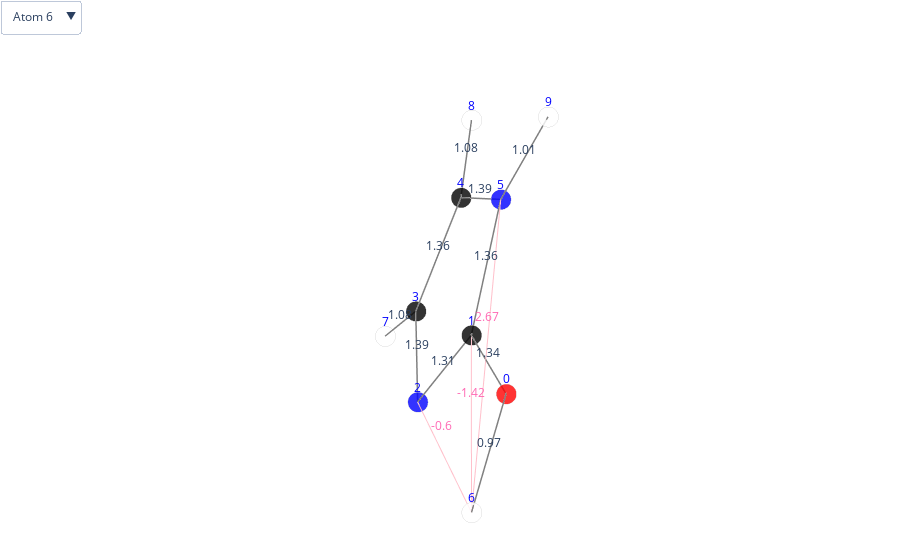

Notebook source saved alongside this figure:
### Code cell
molecule_name = 'dsgdb9nsd_000200'
print(molecule_name)
plot_interactions(molecule_name, structures, train)

### Figure 1 — Plotly figure (JSON) as saved in the notebook; plotly's stock layout.template omitted (floating-point values rounded to 4 significant figures)
{"data": [{"marker": {"color": ["red", "black", "blue", "black", "black", "blue", "white", "white", "white", "white"], "line": {"color": "lightgray", "width": 2}, "opacity": 0.8, "size": 7, "symbol": "circle"}, "mode": "markers", "name": "", "text": ["O", "C", "N", "C", "C", "N", "H", "H", "H", "H"], "type": "scatter3d", "x": [0.1116, 0.07474, 0.1056, 0.04379, -0.024, -0.002851, 0.1655, 0.0523, -0.08321, -0.038], "y": [1.314, -0.02176, -0.6923, -2.022, -2.128, -0.8158, 1.678, -2.817, -2.967, -0.5034], "z": [0.1707, 0.02568, -1.094, -0.7015, 0.6556, 1.122, -0.7221, -1.43, 1.327, 2.077]}, {"hoverinfo": "none", "line": {"width": 3}, "marker": {"color": "grey", "opacity": 1, "size": 7}, "mode": "lines", "type": "scatter3d", "x": [0.1116, 0.07474, null, 0.07474, 0.1056, null, 0.1056, 0.04379, null, 0.04379, -0.024, null, -0.024, -0.002851, null, 0.07474, -0.002851, null, 0.04379, 0.0523, null, -0.08321, -0.024, null, -0.038, -0.002851, null, 0.1116, 0.1655, null], "y": [1.314, -0.02176, null, -0.02176, -0.6923, null, -0.6923, -2.022, null, -2.022, -2.128, null, -2.128, -0.8158, null, -0.02176, -0.8158, null, -2.022, -2.817, null, -2.967, -2.128, null, -0.5034, -0.8158, null, 1.314, 1.678, null], "z": [0.1707, 0.02568, null, 0.02568, -1.094, null, -1.094, -0.7015, null, -0.7015, 0.6556, null, 0.6556, 1.122, null, 0.02568, 1.122, null, -0.7015, -1.43, null, 1.327, 0.6556, null, 2.077, 1.122, null, 0.1707, -0.7221, null]}, {"hoverinfo": "none", "marker": {"color": "pink", "opacity": 0.5, "size": 7}, "mode": "lines", "type": "scatter3d", "visible": true, "x": [0.1655, 0.07474, null, 0.1655, 0.1056, null, 0.1655, -0.002851, null], "y": [1.678, -0.02176, null, 1.678, -0.6923, null, 1.678, -0.8158, null], "z": [-0.7221, 0.02568, null, -0.7221, -1.094, null, -0.7221, 1.122, null]}, {"hoverinfo": "none", "marker": {"color": "pink", "opacity": 0.5, "size": 7}, "mode": "lines", "type": "scatter3d", "visible": false, "x": [0.0523, 0.07474, null, 0.0523, 0.1056, null, 0.0523, 0.04379, null, 0.0523, -0.024, null, 0.0523, -0.002851, null, 0.0523, -0.08321, null], "y": [-2.817, -0.02176, null, -2.817, -0.6923, null, -2.817, -2.022, null, -2.817, -2.128, null, -2.817, -0.8158, null, -2.817, -2.967, null], "z": [-1.43, 0.02568, null, -1.43, -1.094, null, -1.43, -0.7015, null, -1.43, 0.6556, null, -1.43, 1.122, null, -1.43, 1.327, null]}, {"hoverinfo": "none", "marker": {"color": "pink", "opacity": 0.5, "size": 7}, "mode": "lines", "type": "scatter3d", "visible": false, "x": [-0.08321, 0.07474, null, -0.08321, 0.1056, null, -0.08321, 0.04379, null, -0.08321, -0.024, null, -0.08321, -0.002851, null, -0.08321, -0.038, null], "y": [-2.967, -0.02176, null, -2.967, -0.6923, null, -2.967, -2.022, null, -2.967, -2.128, null, -2.967, -0.8158, null, -2.967, -0.5034, null], "z": [1.327, 0.02568, null, 1.327, -1.094, null, 1.327, -0.7015, null, 1.327, 0.6556, null, 1.327, 1.122, null, 1.327, 2.077, null]}, {"hoverinfo": "none", "marker": {"color": "pink", "opacity": 0.5, "size": 7}, "mode": "lines", "type": "scatter3d", "visible": false, "x": [-0.038, 0.07474, null, -0.038, 0.1056, null, -0.038, 0.04379, null, -0.038, -0.024, null, -0.038, -0.002851, null], "y": [-0.5034, -0.02176, null, -0.5034, -0.6923, null, -0.5034, -2.022, null, -0.5034, -2.128, null, -0.5034, -0.8158, null], "z": [2.077, 0.02568, null, 2.077, -1.094, null, 2.077, -0.7015, null, 2.077, 0.6556, null, 2.077, 1.122, null]}], "layout": {"margin": {"b": 0, "l": 0, "r": 0, "t": 0}, "scene": {"annotations": [{"font": {"color": "blue"}, "showarrow": false, "text": "0", "x": 0.1116, "y": 1.314, "yshift": 15, "z": 0.1707}, {"font": {"color": "blue"}, "showarrow": false, "text": "1", "x": 0.07474, "y": -0.02176, "yshift": 15, "z": 0.02568}, {"font": {"color": "blue"}, "showarrow": false, "text": "2", "x": 0.1056, "y": -0.6923, "yshift": 15, "z": -1.094}, {"font": {"color": "blue"}, "showarrow": false, "text": "3", "x": 0.04379, "y": -2.022, "yshift": 15, "z": -0.7015}, {"font": {"color": "blue"}, "showarrow": false, "text": "4", "x": -0.024, "y": -2.128, "yshift": 15, "z": 0.6556}, {"font": {"color": "blue"}, "showarrow": false, "text": "5", "x": -0.002851, "y": -0.8158, "yshift": 15, "z": 1.122}, {"font": {"color": "blue"}, "showarrow": false, "text": "6", "x": 0.1655, "y": 1.678, "yshift": 15, "z": -0.7221}, {"font": {"color": "blue"}, "showarrow": false, "text": "7", "x": 0.0523, "y": -2.817, "yshift": 15, "z": -1.43}, {"font": {"color": "blue"}, "showarrow": false, "text": "8", "x": -0.08321, "y": -2.967, "yshift": 15, "z": 1.327}, {"font": {"color": "blue"}, "showarrow": false, "text": "9", "x": -0.038, "y": -0.5034, "yshift": 15, "z": 2.077}, {"showarrow": false, "text": "1.34", "x": 0.09315, "y": 0.6463, "yshift": 10, "z": 0.09817}, {"showarrow": false, "text": "1.31", "x": 0.09018, "y": -0.357, "yshift": 10, "z": -0.5339}, {"showarrow": false, "text": "1.39", "x": 0.0747, "y": -1.357, "yshift": 10, "z": -0.8975}, {"showarrow": false, "text": "1.36", "x": 0.009891, "y": -2.075, "yshift": 10, "z": -0.02293}, {"showarrow": false, "text": "1.39", "x": -0.01343, "y": -1.472, "yshift": 10, "z": 0.8889}, {"showarrow": false, "text": "1.36", "x": 0.03594, "y": -0.4188, "yshift": 10, "z": 0.574}, {"showarrow": false, "text": "1.08", "x": 0.04804, "y": -2.419, "yshift": 10, "z": -1.066}, {"showarrow": false, "text": "1.08", "x": -0.05361, "y": -2.547, "yshift": 10, "z": 0.9912}, {"showarrow": false, "text": "1.01", "x": -0.02043, "y": -0.6596, "yshift": 10, "z": 1.6}, {"showarrow": false, "text": "0.97", "x": 0.1385, "y": 1.496, "yshift": 10, "z": -0.2757}, {"font": {"color": "hotpink"}, "showarrow": false, "text": "-1.42", "x": 0.1201, "y": 0.8281, "yshift": 25, "z": -0.3482}, {"font": {"color": "hotpink"}, "showarrow": false, "text": "-0.6", "x": 0.1356, "y": 0.4928, "yshift": 25, "z": -0.9078}, {"font": {"color": "hotpink"}, "showarrow": false, "text": "2.67", "x": 0.08134, "y": 0.4311, "yshift": 25, "z": 0.2001}], "xaxis": {"showbackground": false, "showgrid": false, "showticklabels": false, "title": {"font": {"color": "white"}}, "zeroline": false}, "yaxis": {"showbackground": false, "showgrid": false, "showticklabels": false, "title": {"font": {"color": "white"}}, "zeroline": false}, "zaxis": {"showbackground": false, "showgrid": false, "showticklabels": false, "title": {"font": {"color": "white"}}, "zeroline": false}}, "showlegend": false, "updatemenus": [{"buttons": [{"args": [{"visible": [true, true, true, false, false, false]}, {"scene.annotations": [{"font": {"color": "blue"}, "showarrow": false, "text": 0, "x": 0.1116, "y": 1.314, "yshift": 15, "z": 0.1707}, {"font": {"color": "blue"}, "showarrow": false, "text": 1, "x": 0.07474, "y": -0.02176, "yshift": 15, "z": 0.02568}, {"font": {"color": "blue"}, "showarrow": false, "text": 2, "x": 0.1056, "y": -0.6923, "yshift": 15, "z": -1.094}, {"font": {"color": "blue"}, "showarrow": false, "text": 3, "x": 0.04379, "y": -2.022, "yshift": 15, "z": -0.7015}, {"font": {"color": "blue"}, "showarrow": false, "text": 4, "x": -0.024, "y": -2.128, "yshift": 15, "z": 0.6556}, {"font": {"color": "blue"}, "showarrow": false, "text": 5, "x": -0.002851, "y": -0.8158, "yshift": 15, "z": 1.122}, {"font": {"color": "blue"}, "showarrow": false, "text": 6, "x": 0.1655, "y": 1.678, "yshift": 15, "z": -0.7221}, {"font": {"color": "blue"}, "showarrow": false, "text": 7, "x": 0.0523, "y": -2.817, "yshift": 15, "z": -1.43}, {"font": {"color": "blue"}, "showarrow": false, "text": 8, "x": -0.08321, "y": -2.967, "yshift": 15, "z": 1.327}, {"font": {"color": "blue"}, "showarrow": false, "text": 9, "x": -0.038, "y": -0.5034, "yshift": 15, "z": 2.077}, {"showarrow": false, "text": 1.34, "x": 0.09315, "y": 0.6463, "yshift": 10, "z": 0.09817}, {"showarrow": false, "text": 1.31, "x": 0.09018, "y": -0.357, "yshift": 10, "z": -0.5339}, {"showarrow": false, "text": 1.39, "x": 0.0747, "y": -1.357, "yshift": 10, "z": -0.8975}, {"showarrow": false, "text": 1.36, "x": 0.009891, "y": -2.075, "yshift": 10, "z": -0.02293}, {"showarrow": false, "text": 1.39, "x": -0.01343, "y": -1.472, "yshift": 10, "z": 0.8889}, {"showarrow": false, "text": 1.36, "x": 0.03594, "y": -0.4188, "yshift": 10, "z": 0.574}, {"showarrow": false, "text": 1.08, "x": 0.04804, "y": -2.419, "yshift": 10, "z": -1.066}, {"showarrow": false, "text": 1.08, "x": -0.05361, "y": -2.547, "yshift": 10, "z": 0.9912}, {"showarrow": false, "text": 1.01, "x": -0.02043, "y": -0.6596, "yshift": 10, "z": 1.6}, {"showarrow": false, "text": 0.97, "x": 0.1385, "y": 1.496, "yshift": 10, "z": -0.2757}, {"font": {"color": "hotpink"}, "showarrow": false, "text": -1.42, "x": 0.1201, "y": 0.8281, "yshift": 25, "z": -0.3482}, {"font": {"color": "hotpink"}, "showarrow": false, "text": -0.6, "x": 0.1356, "y": 0.4928, "yshift": 25, "z": -0.9078}, {"font": {"color": "hotpink"}, "showarrow": false, "text": 2.67, "x": 0.08134, "y": 0.4311, "yshift": 25, "z": 0.2001}]}], "label": "Atom 6", "method": "update"}, {"args": [{"visible": [true, true, false, true, false, false]}, {"scene.annotations": [{"font": {"color": "blue"}, "showarrow": false, "text": 0, "x": 0.1116, "y": 1.314, "yshift": 15, "z": 0.1707}, {"font": {"color": "blue"}, "showarrow": false, "text": 1, "x": 0.07474, "y": -0.02176, "yshift": 15, "z": 0.02568}, {"font": {"color": "blue"}, "showarrow": false, "text": 2, "x": 0.1056, "y": -0.6923, "yshift": 15, "z": -1.094}, {"font": {"color": "blue"}, "showarrow": false, "text": 3, "x": 0.04379, "y": -2.022, "yshift": 15, "z": -0.7015}, {"font": {"color": "blue"}, "showarrow": false, "text": 4, "x": -0.024, "y": -2.128, "yshift": 15, "z": 0.6556}, {"font": {"color": "blue"}, "showarrow": false, "text": 5, "x": -0.002851, "y": -0.8158, "yshift": 15, "z": 1.122}, {"font": {"color": "blue"}, "showarrow": false, "text": 6, "x": 0.1655, "y": 1.678, "yshift": 15, "z": -0.7221}, {"font": {"color": "blue"}, "showarrow": false, "text": 7, "x": 0.0523, "y": -2.817, "yshift": 15, "z": -1.43}, {"font": {"color": "blue"}, "showarrow": false, "text": 8, "x": -0.08321, "y": -2.967, "yshift": 15, "z": 1.327}, {"font": {"color": "blue"}, "showarrow": false, "text": 9, "x": -0.038, "y": -0.5034, "yshift": 15, "z": 2.077}, {"showarrow": false, "text": 1.34, "x": 0.09315, "y": 0.6463, "yshift": 10, "z": 0.09817}, {"showarrow": false, "text": 1.31, "x": 0.09018, "y": -0.357, "yshift": 10, "z": -0.5339}, {"showarrow": false, "text": 1.39, "x": 0.0747, "y": -1.357, "yshift": 10, "z": -0.8975}, {"showarrow": false, "text": 1.36, "x": 0.009891, "y": -2.075, "yshift": 10, "z": -0.02293}, {"showarrow": false, "text": 1.39, "x": -0.01343, "y": -1.472, "yshift": 10, "z": 0.8889}, {"showarrow": false, "text": 1.36, "x": 0.03594, "y": -0.4188, "yshift": 10, "z": 0.574}, {"showarrow": false, "text": 1.08, "x": 0.04804, "y": -2.419, "yshift": 10, "z": -1.066}, {"showarrow": false, "text": 1.08, "x": -0.05361, "y": -2.547, "yshift": 10, "z": 0.9912}, {"showarrow": false, "text": 1.01, "x": -0.02043, "y": -0.6596, "yshift": 10, "z": 1.6}, {"showarrow": false, "text": 0.97, "x": 0.1385, "y": 1.496, "yshift": 10, "z": -0.2757}, {"font": {"color": "hotpink"}, "showarrow": false, "text": 12.59, "x": 0.06352, "y": -1.419, "yshift": 25, "z": -0.7024}, {"font": {"color": "hotpink"}, "showarrow": false, "text": 8.76, "x": 0.07896, "y": -1.755, "yshift": 25, "z": -1.262}, {"font": {"color": "hotpink"}, "showarrow": false, "text": 133.8, "x": 0.04804, "y": -2.419, "yshift": 25, "z": -1.066}, {"font": {"color": "hotpink"}, "showarrow": false, "text": 13.28, "x": 0.01415, "y": -2.472, "yshift": 25, "z": -0.3874}, {"font": {"color": "hotpink"}, "showarrow": false, "text": 1.92, "x": 0.02472, "y": -1.816, "yshift": 25, "z": -0.1541}, {"font": {"color": "hotpink"}, "showarrow": false, "text": -0.1, "x": -0.01545, "y": -2.892, "yshift": 25, "z": -0.05184}]}], "label": "Atom 7", "method": "update"}, {"args": [{"visible": [true, true, false, false, true, false]}, {"scene.annotations": [{"font": {"color": "blue"}, "showarrow": false, "text": 0, "x": 0.1116, "y": 1.314, "yshift": 15, "z": 0.1707}, {"font": {"color": "blue"}, "showarrow": false, "text": 1, "x": 0.07474, "y": -0.02176, "yshift": 15, "z": 0.02568}, {"font": {"color": "blue"}, "showarrow": false, "text": 2, "x": 0.1056, "y": -0.6923, "yshift": 15, "z": -1.094}, {"font": {"color": "blue"}, "showarrow": false, "text": 3, "x": 0.04379, "y": -2.022, "yshift": 15, "z": -0.7015}, {"font": {"color": "blue"}, "showarrow": false, "text": 4, "x": -0.024, "y": -2.128, "yshift": 15, "z": 0.6556}, {"font": {"color": "blue"}, "showarrow": false, "text": 5, "x": -0.002851, "y": -0.8158, "yshift": 15, "z": 1.122}, {"font": {"color": "blue"}, "showarrow": false, "text": 6, "x": 0.1655, "y": 1.678, "yshift": 15, "z": -0.7221}, {"font": {"color": "blue"}, "showarrow": false, "text": 7, "x": 0.0523, "y": -2.817, "yshift": 15, "z": -1.43}, {"font": {"color": "blue"}, "showarrow": false, "text": 8, "x": -0.08321, "y": -2.967, "yshift": 15, "z": 1.327}, {"font": {"color": "blue"}, "showarrow": false, "text": 9, "x": -0.038, "y": -0.5034, "yshift": 15, "z": 2.077}, {"showarrow": false, "text": 1.34, "x": 0.09315, "y": 0.6463, "yshift": 10, "z": 0.09817}, {"showarrow": false, "text": 1.31, "x": 0.09018, "y": -0.357, "yshift": 10, "z": -0.5339}, {"showarrow": false, "text": 1.39, "x": 0.0747, "y": -1.357, "yshift": 10, "z": -0.8975}, {"showarrow": false, "text": 1.36, "x": 0.009891, "y": -2.075, "yshift": 10, "z": -0.02293}, {"showarrow": false, "text": 1.39, "x": -0.01343, "y": -1.472, "yshift": 10, "z": 0.8889}, {"showarrow": false, "text": 1.36, "x": 0.03594, "y": -0.4188, "yshift": 10, "z": 0.574}, {"showarrow": false, "text": 1.08, "x": 0.04804, "y": -2.419, "yshift": 10, "z": -1.066}, {"showarrow": false, "text": 1.08, "x": -0.05361, "y": -2.547, "yshift": 10, "z": 0.9912}, {"showarrow": false, "text": 1.01, "x": -0.02043, "y": -0.6596, "yshift": 10, "z": 1.6}, {"showarrow": false, "text": 0.97, "x": 0.1385, "y": 1.496, "yshift": 10, "z": -0.2757}, {"font": {"color": "hotpink"}, "showarrow": false, "text": 7.88, "x": -0.004235, "y": -1.494, "yshift": 25, "z": 0.6762}, {"font": {"color": "hotpink"}, "showarrow": false, "text": 0.08, "x": 0.0112, "y": -1.83, "yshift": 25, "z": 0.1166}, {"font": {"color": "hotpink"}, "showarrow": false, "text": 5.76, "x": -0.01971, "y": -2.494, "yshift": 25, "z": 0.3126}, {"font": {"color": "hotpink"}, "showarrow": false, "text": 130.5, "x": -0.05361, "y": -2.547, "yshift": 25, "z": 0.9912}, {"font": {"color": "hotpink"}, "showarrow": false, "text": 4.34, "x": -0.04303, "y": -1.891, "yshift": 25, "z": 1.225}, {"font": {"color": "hotpink"}, "showarrow": false, "text": -0.12, "x": -0.0606, "y": -1.735, "yshift": 25, "z": 1.702}]}], "label": "Atom 8", "method": "update"}, {"args": [{"visible": [true, true, false, false, false, true]}, {"scene.annotations": [{"font": {"color": "blue"}, "showarrow": false, "text": 0, "x": 0.1116, "y": 1.314, "yshift": 15, "z": 0.1707}, {"font": {"color": "blue"}, "showarrow": false, "text": 1, "x": 0.07474, "y": -0.02176, "yshift": 15, "z": 0.02568}, {"font": {"color": "blue"}, "showarrow": false, "text": 2, "x": 0.1056, "y": -0.6923, "yshift": 15, "z": -1.094}, {"font": {"color": "blue"}, "showarrow": false, "text": 3, "x": 0.04379, "y": -2.022, "yshift": 15, "z": -0.7015}, {"font": {"color": "blue"}, "showarrow": false, "text": 4, "x": -0.024, "y": -2.128, "yshift": 15, "z": 0.6556}, {"font": {"color": "blue"}, "showarrow": false, "text": 5, "x": -0.002851, "y": -0.8158, "yshift": 15, "z": 1.122}, {"font": {"color": "blue"}, "showarrow": false, "text": 6, "x": 0.1655, "y": 1.678, "yshift": 15, "z": -0.7221}, {"font": {"color": "blue"}, "showarrow": false, "text": 7, "x": 0.0523, "y": -2.817, "yshift": 15, "z": -1.43}, {"font": {"color": "blue"}, "showarrow": false, "text": 8, "x": -0.08321, "y": -2.967, "yshift": 15, "z": 1.327}, {"font": {"color": "blue"}, "showarrow": false, "text": 9, "x": -0.038, "y": -0.5034, "yshift": 15, "z": 2.077}, {"showarrow": false, "text": 1.34, "x": 0.09315, "y": 0.6463, "yshift": 10, "z": 0.09817}, {"showarrow": false, "text": 1.31, "x": 0.09018, "y": -0.357, "yshift": 10, "z": -0.5339}, {"showarrow": false, "text": 1.39, "x": 0.0747, "y": -1.357, "yshift": 10, "z": -0.8975}, {"showarrow": false, "text": 1.36, "x": 0.009891, "y": -2.075, "yshift": 10, "z": -0.02293}, {"showarrow": false, "text": 1.39, "x": -0.01343, "y": -1.472, "yshift": 10, "z": 0.8889}, {"showarrow": false, "text": 1.36, "x": 0.03594, "y": -0.4188, "yshift": 10, "z": 0.574}, {"showarrow": false, "text": 1.08, "x": 0.04804, "y": -2.419, "yshift": 10, "z": -1.066}, {"showarrow": false, "text": 1.08, "x": -0.05361, "y": -2.547, "yshift": 10, "z": 0.9912}, {"showarrow": false, "text": 1.01, "x": -0.02043, "y": -0.6596, "yshift": 10, "z": 1.6}, {"showarrow": false, "text": 0.97, "x": 0.1385, "y": 1.496, "yshift": 10, "z": -0.2757}, {"font": {"color": "hotpink"}, "showarrow": false, "text": -3.3, "x": 0.01837, "y": -0.2626, "yshift": 25, "z": 1.051}, {"font": {"color": "hotpink"}, "showarrow": false, "text": -0.52, "x": 0.03381, "y": -0.5978, "yshift": 25, "z": 0.4917}, {"font": {"color": "hotpink"}, "showarrow": false, "text": 8.16, "x": 0.002892, "y": -1.263, "yshift": 25, "z": 0.6878}, {"font": {"color": "hotpink"}, "showarrow": false, "text": 4.8, "x": -0.031, "y": -1.315, "yshift": 25, "z": 1.366}, {"font": {"color": "hotpink"}, "showarrow": false, "text": 60.53, "x": -0.02043, "y": -0.6596, "yshift": 25, "z": 1.6}]}], "label": "Atom 9", "method": "update"}], "direction": "down", "xanchor": "left", "yanchor": "top"}]}}
